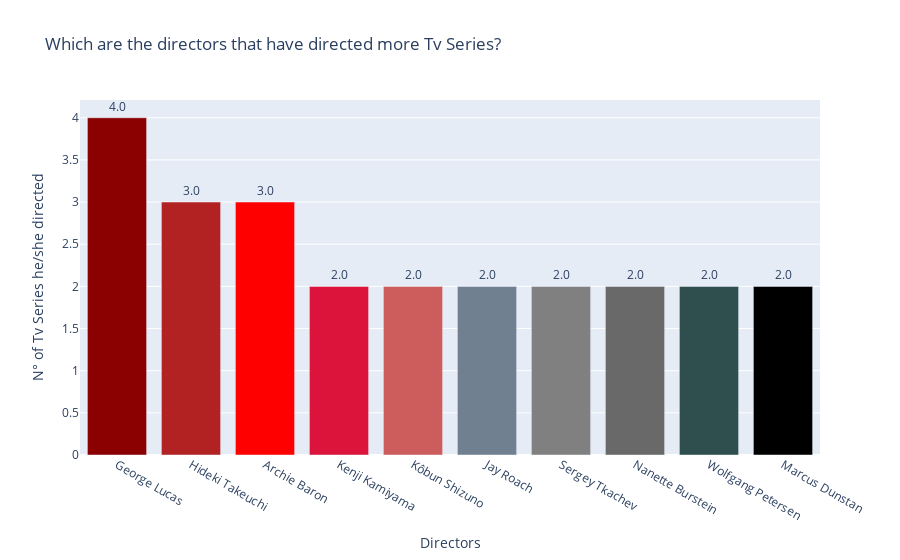

Notebook code cell kept with this figure:
### Code cell
fig = go.Figure(data=[go.Bar(
    x = top_10_s_dir.index,
    y = top_10_s_dir['Director Counts'],
    text = top_10_s_dir['Director Counts'],
    textposition='auto',
    marker_color=colors_10 # marker color can be a single color value or an iterable
)])
fig.update_traces(texttemplate='%{text:.2s}', textposition='outside')
fig.update_layout(title_text= 'Which are the directors that have directed more Tv Series?',
                  uniformtext_minsize=8, uniformtext_mode='hide',
                  yaxis=dict(
                  title='N° of Tv Series he/she directed',
                  titlefont_size=14),
                  xaxis=dict(
                  title='Directors',
                  titlefont_size=14))

### Figure 1 — Plotly figure (JSON) as saved in the notebook; plotly's stock layout.template omitted (floating-point values rounded to 4 significant figures)
{"data": [{"marker": {"color": ["DarkRed", "FireBrick", "Red", "Crimson", "IndianRed", "slategray", "gray", "dimgrey", "DarkSlateGrey", "black"]}, "text": [4, 3, 3, 2, 2, 2, 2, 2, 2, 2], "textposition": "outside", "texttemplate": "%{text:.2s}", "type": "bar", "x": ["George Lucas", "Hideki Takeuchi", "Archie Baron", "Kenji Kamiyama", "Kôbun Shizuno", "Jay Roach", "Sergey Tkachev", "Nanette Burstein", "Wolfgang Petersen", "Marcus Dunstan"], "y": [4, 3, 3, 2, 2, 2, 2, 2, 2, 2]}], "layout": {"title": {"text": "Which are the directors that have directed more Tv Series?"}, "uniformtext": {"minsize": 8, "mode": "hide"}, "xaxis": {"title": {"font": {"size": 14}, "text": "Directors"}}, "yaxis": {"title": {"font": {"size": 14}, "text": "N° of Tv Series he/she directed"}}}}
